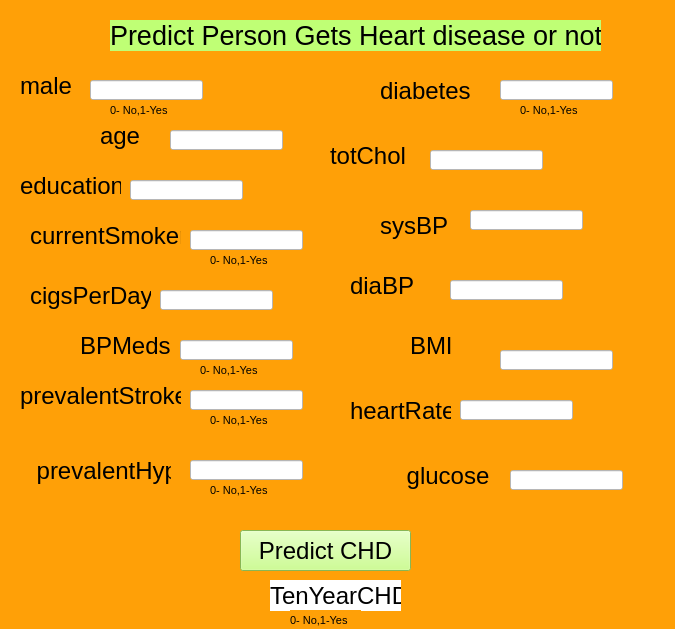
<?xml version="1.0" encoding="UTF-8"?>
<ui version="4.0">
 <class>Form</class>
 <widget class="QWidget" name="Form">
  <property name="geometry">
   <rect>
    <x>0</x>
    <y>0</y>
    <width>675</width>
    <height>629</height>
   </rect>
  </property>
  <property name="font">
   <font>
    <family>OCR A Extended</family>
    <pointsize>10</pointsize>
   </font>
  </property>
  <property name="windowTitle">
   <string>Form</string>
  </property>
  <property name="styleSheet">
   <string notr="true">background-color:rgb(255, 160, 7)</string>
  </property>
  <widget class="QLabel" name="label">
   <property name="geometry">
    <rect>
     <x>20</x>
     <y>70</y>
     <width>61</width>
     <height>31</height>
    </rect>
   </property>
   <property name="font">
    <font>
     <family>MS UI Gothic</family>
     <pointsize>18</pointsize>
    </font>
   </property>
   <property name="text">
    <string>male</string>
   </property>
  </widget>
  <widget class="QLabel" name="label_2">
   <property name="geometry">
    <rect>
     <x>100</x>
     <y>120</y>
     <width>51</width>
     <height>31</height>
    </rect>
   </property>
   <property name="font">
    <font>
     <family>MS UI Gothic</family>
     <pointsize>18</pointsize>
    </font>
   </property>
   <property name="text">
    <string>age</string>
   </property>
  </widget>
  <widget class="QLabel" name="label_3">
   <property name="geometry">
    <rect>
     <x>20</x>
     <y>170</y>
     <width>101</width>
     <height>31</height>
    </rect>
   </property>
   <property name="font">
    <font>
     <family>MS UI Gothic</family>
     <pointsize>18</pointsize>
    </font>
   </property>
   <property name="text">
    <string>education</string>
   </property>
  </widget>
  <widget class="QLabel" name="label_4">
   <property name="geometry">
    <rect>
     <x>30</x>
     <y>220</y>
     <width>151</width>
     <height>31</height>
    </rect>
   </property>
   <property name="font">
    <font>
     <family>MS UI Gothic</family>
     <pointsize>18</pointsize>
    </font>
   </property>
   <property name="text">
    <string>currentSmoker</string>
   </property>
  </widget>
  <widget class="QLabel" name="label_5">
   <property name="geometry">
    <rect>
     <x>30</x>
     <y>280</y>
     <width>121</width>
     <height>31</height>
    </rect>
   </property>
   <property name="font">
    <font>
     <family>MS UI Gothic</family>
     <pointsize>18</pointsize>
    </font>
   </property>
   <property name="text">
    <string>cigsPerDay</string>
   </property>
  </widget>
  <widget class="QLabel" name="label_6">
   <property name="geometry">
    <rect>
     <x>80</x>
     <y>330</y>
     <width>91</width>
     <height>31</height>
    </rect>
   </property>
   <property name="font">
    <font>
     <family>MS UI Gothic</family>
     <pointsize>18</pointsize>
    </font>
   </property>
   <property name="text">
    <string>BPMeds</string>
   </property>
  </widget>
  <widget class="QLabel" name="label_7">
   <property name="geometry">
    <rect>
     <x>20</x>
     <y>380</y>
     <width>161</width>
     <height>31</height>
    </rect>
   </property>
   <property name="font">
    <font>
     <family>MS UI Gothic</family>
     <pointsize>18</pointsize>
    </font>
   </property>
   <property name="text">
    <string>prevalentStroke</string>
   </property>
  </widget>
  <widget class="QLabel" name="label_8">
   <property name="geometry">
    <rect>
     <x>30</x>
     <y>450</y>
     <width>141</width>
     <height>41</height>
    </rect>
   </property>
   <property name="font">
    <font>
     <family>MS UI Gothic</family>
     <pointsize>18</pointsize>
    </font>
   </property>
   <property name="text">
    <string> prevalentHyp</string>
   </property>
  </widget>
  <widget class="QLabel" name="label_9">
   <property name="geometry">
    <rect>
     <x>380</x>
     <y>70</y>
     <width>91</width>
     <height>41</height>
    </rect>
   </property>
   <property name="font">
    <font>
     <family>MS UI Gothic</family>
     <pointsize>18</pointsize>
    </font>
   </property>
   <property name="text">
    <string>diabetes</string>
   </property>
  </widget>
  <widget class="QLabel" name="label_10">
   <property name="geometry">
    <rect>
     <x>330</x>
     <y>140</y>
     <width>101</width>
     <height>31</height>
    </rect>
   </property>
   <property name="font">
    <font>
     <family>MS UI Gothic</family>
     <pointsize>18</pointsize>
    </font>
   </property>
   <property name="text">
    <string>totChol</string>
   </property>
  </widget>
  <widget class="QLabel" name="label_11">
   <property name="geometry">
    <rect>
     <x>380</x>
     <y>210</y>
     <width>71</width>
     <height>31</height>
    </rect>
   </property>
   <property name="font">
    <font>
     <family>MS UI Gothic</family>
     <pointsize>18</pointsize>
    </font>
   </property>
   <property name="text">
    <string>sysBP</string>
   </property>
  </widget>
  <widget class="QLabel" name="label_12">
   <property name="geometry">
    <rect>
     <x>270</x>
     <y>580</y>
     <width>131</width>
     <height>31</height>
    </rect>
   </property>
   <property name="font">
    <font>
     <family>MS UI Gothic</family>
     <pointsize>18</pointsize>
    </font>
   </property>
   <property name="styleSheet">
    <string notr="true">background-color:white</string>
   </property>
   <property name="text">
    <string>TenYearCHD</string>
   </property>
  </widget>
  <widget class="QLineEdit" name="fixed_acidity">
   <property name="geometry">
    <rect>
     <x>90</x>
     <y>80</y>
     <width>113</width>
     <height>20</height>
    </rect>
   </property>
   <property name="font">
    <font>
     <family>MS UI Gothic</family>
     <pointsize>18</pointsize>
    </font>
   </property>
   <property name="styleSheet">
    <string notr="true">background-color:rgb(255, 255, 255)</string>
   </property>
  </widget>
  <widget class="QLineEdit" name="age">
   <property name="geometry">
    <rect>
     <x>170</x>
     <y>130</y>
     <width>113</width>
     <height>20</height>
    </rect>
   </property>
   <property name="font">
    <font>
     <family>MS UI Gothic</family>
     <pointsize>18</pointsize>
    </font>
   </property>
   <property name="styleSheet">
    <string notr="true">background-color:rgb(255, 255, 255)</string>
   </property>
  </widget>
  <widget class="QLineEdit" name="education">
   <property name="geometry">
    <rect>
     <x>130</x>
     <y>180</y>
     <width>113</width>
     <height>20</height>
    </rect>
   </property>
   <property name="font">
    <font>
     <family>MS UI Gothic</family>
     <pointsize>18</pointsize>
    </font>
   </property>
   <property name="styleSheet">
    <string notr="true">background-color:rgb(255, 255, 255)</string>
   </property>
  </widget>
  <widget class="QLineEdit" name="currentSmoker">
   <property name="geometry">
    <rect>
     <x>190</x>
     <y>230</y>
     <width>113</width>
     <height>20</height>
    </rect>
   </property>
   <property name="font">
    <font>
     <family>MS UI Gothic</family>
     <pointsize>18</pointsize>
    </font>
   </property>
   <property name="styleSheet">
    <string notr="true">background-color:rgb(255, 255, 255)
</string>
   </property>
  </widget>
  <widget class="QLineEdit" name="cigsPerDay">
   <property name="geometry">
    <rect>
     <x>160</x>
     <y>290</y>
     <width>113</width>
     <height>20</height>
    </rect>
   </property>
   <property name="font">
    <font>
     <family>MS UI Gothic</family>
     <pointsize>18</pointsize>
    </font>
   </property>
   <property name="styleSheet">
    <string notr="true">background-color:rgb(255, 255, 255)</string>
   </property>
  </widget>
  <widget class="QLineEdit" name="BPMeds">
   <property name="geometry">
    <rect>
     <x>180</x>
     <y>340</y>
     <width>113</width>
     <height>20</height>
    </rect>
   </property>
   <property name="font">
    <font>
     <family>MS UI Gothic</family>
     <pointsize>18</pointsize>
    </font>
   </property>
   <property name="styleSheet">
    <string notr="true">background-color:rgb(255, 255, 255)</string>
   </property>
  </widget>
  <widget class="QLineEdit" name="prevalentStroke">
   <property name="geometry">
    <rect>
     <x>190</x>
     <y>390</y>
     <width>113</width>
     <height>20</height>
    </rect>
   </property>
   <property name="font">
    <font>
     <family>MS UI Gothic</family>
     <pointsize>18</pointsize>
    </font>
   </property>
   <property name="styleSheet">
    <string notr="true">background-color:rgb(255, 255, 255)</string>
   </property>
  </widget>
  <widget class="QLineEdit" name="prevalentHyp">
   <property name="geometry">
    <rect>
     <x>190</x>
     <y>460</y>
     <width>113</width>
     <height>20</height>
    </rect>
   </property>
   <property name="font">
    <font>
     <family>MS UI Gothic</family>
     <pointsize>18</pointsize>
    </font>
   </property>
   <property name="styleSheet">
    <string notr="true">background-color:rgb(255, 255, 255)</string>
   </property>
  </widget>
  <widget class="QLineEdit" name="diabetes">
   <property name="geometry">
    <rect>
     <x>500</x>
     <y>80</y>
     <width>113</width>
     <height>20</height>
    </rect>
   </property>
   <property name="font">
    <font>
     <family>MS UI Gothic</family>
     <pointsize>18</pointsize>
    </font>
   </property>
   <property name="styleSheet">
    <string notr="true">background-color:rgb(255, 255, 255)</string>
   </property>
  </widget>
  <widget class="QLineEdit" name="totChol">
   <property name="geometry">
    <rect>
     <x>430</x>
     <y>150</y>
     <width>113</width>
     <height>20</height>
    </rect>
   </property>
   <property name="font">
    <font>
     <family>MS UI Gothic</family>
     <pointsize>18</pointsize>
    </font>
   </property>
   <property name="styleSheet">
    <string notr="true">background-color:rgb(255, 255, 255)
</string>
   </property>
  </widget>
  <widget class="QLineEdit" name="sysBP">
   <property name="geometry">
    <rect>
     <x>470</x>
     <y>210</y>
     <width>113</width>
     <height>20</height>
    </rect>
   </property>
   <property name="font">
    <font>
     <family>MS UI Gothic</family>
     <pointsize>18</pointsize>
    </font>
   </property>
   <property name="styleSheet">
    <string notr="true">background-color:rgb(255, 255, 255)</string>
   </property>
  </widget>
  <widget class="QLabel" name="label_13">
   <property name="geometry">
    <rect>
     <x>110</x>
     <y>20</y>
     <width>491</width>
     <height>31</height>
    </rect>
   </property>
   <property name="font">
    <font>
     <family>MS UI Gothic</family>
     <pointsize>20</pointsize>
     <weight>50</weight>
     <bold>false</bold>
    </font>
   </property>
   <property name="styleSheet">
    <string notr="true">background-color:rgb(191, 255, 117)</string>
   </property>
   <property name="text">
    <string>Predict Person Gets Heart disease or not</string>
   </property>
  </widget>
  <widget class="QPushButton" name="pushButton">
   <property name="geometry">
    <rect>
     <x>240</x>
     <y>530</y>
     <width>171</width>
     <height>41</height>
    </rect>
   </property>
   <property name="font">
    <font>
     <family>MS UI Gothic</family>
     <pointsize>18</pointsize>
    </font>
   </property>
   <property name="styleSheet">
    <string notr="true">background-color:rgb(191, 255, 117)</string>
   </property>
   <property name="text">
    <string>Predict CHD</string>
   </property>
  </widget>
  <widget class="QLineEdit" name="diaBP">
   <property name="geometry">
    <rect>
     <x>450</x>
     <y>280</y>
     <width>113</width>
     <height>20</height>
    </rect>
   </property>
   <property name="font">
    <font>
     <family>MS UI Gothic</family>
     <pointsize>18</pointsize>
    </font>
   </property>
   <property name="styleSheet">
    <string notr="true">background-color:rgb(255, 255, 255)
</string>
   </property>
  </widget>
  <widget class="QLabel" name="label_14">
   <property name="geometry">
    <rect>
     <x>350</x>
     <y>270</y>
     <width>71</width>
     <height>31</height>
    </rect>
   </property>
   <property name="font">
    <font>
     <family>MS UI Gothic</family>
     <pointsize>18</pointsize>
    </font>
   </property>
   <property name="text">
    <string>diaBP</string>
   </property>
  </widget>
  <widget class="QLineEdit" name="BMI">
   <property name="geometry">
    <rect>
     <x>500</x>
     <y>350</y>
     <width>113</width>
     <height>20</height>
    </rect>
   </property>
   <property name="font">
    <font>
     <family>MS UI Gothic</family>
     <pointsize>18</pointsize>
    </font>
   </property>
   <property name="styleSheet">
    <string notr="true">background-color:rgb(255, 255, 255)</string>
   </property>
  </widget>
  <widget class="QLabel" name="label_15">
   <property name="geometry">
    <rect>
     <x>410</x>
     <y>330</y>
     <width>51</width>
     <height>31</height>
    </rect>
   </property>
   <property name="font">
    <font>
     <family>MS UI Gothic</family>
     <pointsize>18</pointsize>
    </font>
   </property>
   <property name="text">
    <string>BMI</string>
   </property>
  </widget>
  <widget class="QLineEdit" name="heartRate">
   <property name="geometry">
    <rect>
     <x>460</x>
     <y>400</y>
     <width>113</width>
     <height>20</height>
    </rect>
   </property>
   <property name="font">
    <font>
     <family>MS UI Gothic</family>
     <pointsize>18</pointsize>
    </font>
   </property>
   <property name="styleSheet">
    <string notr="true">background-color:rgb(255, 255, 255)</string>
   </property>
  </widget>
  <widget class="QLabel" name="label_16">
   <property name="geometry">
    <rect>
     <x>350</x>
     <y>390</y>
     <width>101</width>
     <height>41</height>
    </rect>
   </property>
   <property name="font">
    <font>
     <family>MS UI Gothic</family>
     <pointsize>18</pointsize>
    </font>
   </property>
   <property name="text">
    <string>heartRate</string>
   </property>
  </widget>
  <widget class="QLineEdit" name="glucose">
   <property name="geometry">
    <rect>
     <x>510</x>
     <y>470</y>
     <width>113</width>
     <height>20</height>
    </rect>
   </property>
   <property name="font">
    <font>
     <family>MS UI Gothic</family>
     <pointsize>18</pointsize>
    </font>
   </property>
   <property name="styleSheet">
    <string notr="true">background-color:rgb(255, 255, 255)</string>
   </property>
  </widget>
  <widget class="QLabel" name="label_17">
   <property name="geometry">
    <rect>
     <x>400</x>
     <y>460</y>
     <width>91</width>
     <height>31</height>
    </rect>
   </property>
   <property name="font">
    <font>
     <family>MS UI Gothic</family>
     <pointsize>18</pointsize>
    </font>
   </property>
   <property name="text">
    <string> glucose</string>
   </property>
  </widget>
  <widget class="QLabel" name="label_18">
   <property name="geometry">
    <rect>
     <x>110</x>
     <y>100</y>
     <width>71</width>
     <height>20</height>
    </rect>
   </property>
   <property name="font">
    <font>
     <family>MS Shell Dlg 2</family>
     <pointsize>8</pointsize>
     <weight>50</weight>
     <italic>false</italic>
     <bold>false</bold>
    </font>
   </property>
   <property name="styleSheet">
    <string notr="true">font:8pt</string>
   </property>
   <property name="text">
    <string>0- No,1-Yes</string>
   </property>
  </widget>
  <widget class="QLabel" name="label_19">
   <property name="geometry">
    <rect>
     <x>210</x>
     <y>250</y>
     <width>71</width>
     <height>20</height>
    </rect>
   </property>
   <property name="font">
    <font>
     <family>MS Shell Dlg 2</family>
     <pointsize>8</pointsize>
     <weight>50</weight>
     <italic>false</italic>
     <bold>false</bold>
    </font>
   </property>
   <property name="styleSheet">
    <string notr="true">font:8pt</string>
   </property>
   <property name="text">
    <string>0- No,1-Yes</string>
   </property>
  </widget>
  <widget class="QLabel" name="label_20">
   <property name="geometry">
    <rect>
     <x>200</x>
     <y>360</y>
     <width>71</width>
     <height>20</height>
    </rect>
   </property>
   <property name="font">
    <font>
     <family>MS Shell Dlg 2</family>
     <pointsize>8</pointsize>
     <weight>50</weight>
     <italic>false</italic>
     <bold>false</bold>
    </font>
   </property>
   <property name="styleSheet">
    <string notr="true">font:8pt</string>
   </property>
   <property name="text">
    <string>0- No,1-Yes</string>
   </property>
  </widget>
  <widget class="QLabel" name="label_21">
   <property name="geometry">
    <rect>
     <x>210</x>
     <y>410</y>
     <width>71</width>
     <height>20</height>
    </rect>
   </property>
   <property name="font">
    <font>
     <family>MS Shell Dlg 2</family>
     <pointsize>8</pointsize>
     <weight>50</weight>
     <italic>false</italic>
     <bold>false</bold>
    </font>
   </property>
   <property name="styleSheet">
    <string notr="true">font:8pt</string>
   </property>
   <property name="text">
    <string>0- No,1-Yes</string>
   </property>
  </widget>
  <widget class="QLabel" name="label_22">
   <property name="geometry">
    <rect>
     <x>210</x>
     <y>480</y>
     <width>71</width>
     <height>20</height>
    </rect>
   </property>
   <property name="font">
    <font>
     <family>MS Shell Dlg 2</family>
     <pointsize>8</pointsize>
     <weight>50</weight>
     <italic>false</italic>
     <bold>false</bold>
    </font>
   </property>
   <property name="styleSheet">
    <string notr="true">font:8pt</string>
   </property>
   <property name="text">
    <string>0- No,1-Yes</string>
   </property>
  </widget>
  <widget class="QLabel" name="label_23">
   <property name="geometry">
    <rect>
     <x>520</x>
     <y>100</y>
     <width>71</width>
     <height>20</height>
    </rect>
   </property>
   <property name="font">
    <font>
     <family>MS Shell Dlg 2</family>
     <pointsize>8</pointsize>
     <weight>50</weight>
     <italic>false</italic>
     <bold>false</bold>
    </font>
   </property>
   <property name="styleSheet">
    <string notr="true">font:8pt</string>
   </property>
   <property name="text">
    <string>0- No,1-Yes</string>
   </property>
  </widget>
  <widget class="QLabel" name="label_24">
   <property name="geometry">
    <rect>
     <x>290</x>
     <y>610</y>
     <width>71</width>
     <height>20</height>
    </rect>
   </property>
   <property name="font">
    <font>
     <family>MS Shell Dlg 2</family>
     <pointsize>8</pointsize>
     <weight>50</weight>
     <italic>false</italic>
     <bold>false</bold>
    </font>
   </property>
   <property name="styleSheet">
    <string notr="true">font:8pt</string>
   </property>
   <property name="text">
    <string>0- No,1-Yes</string>
   </property>
  </widget>
 </widget>
 <resources/>
 <connections/>
</ui>
